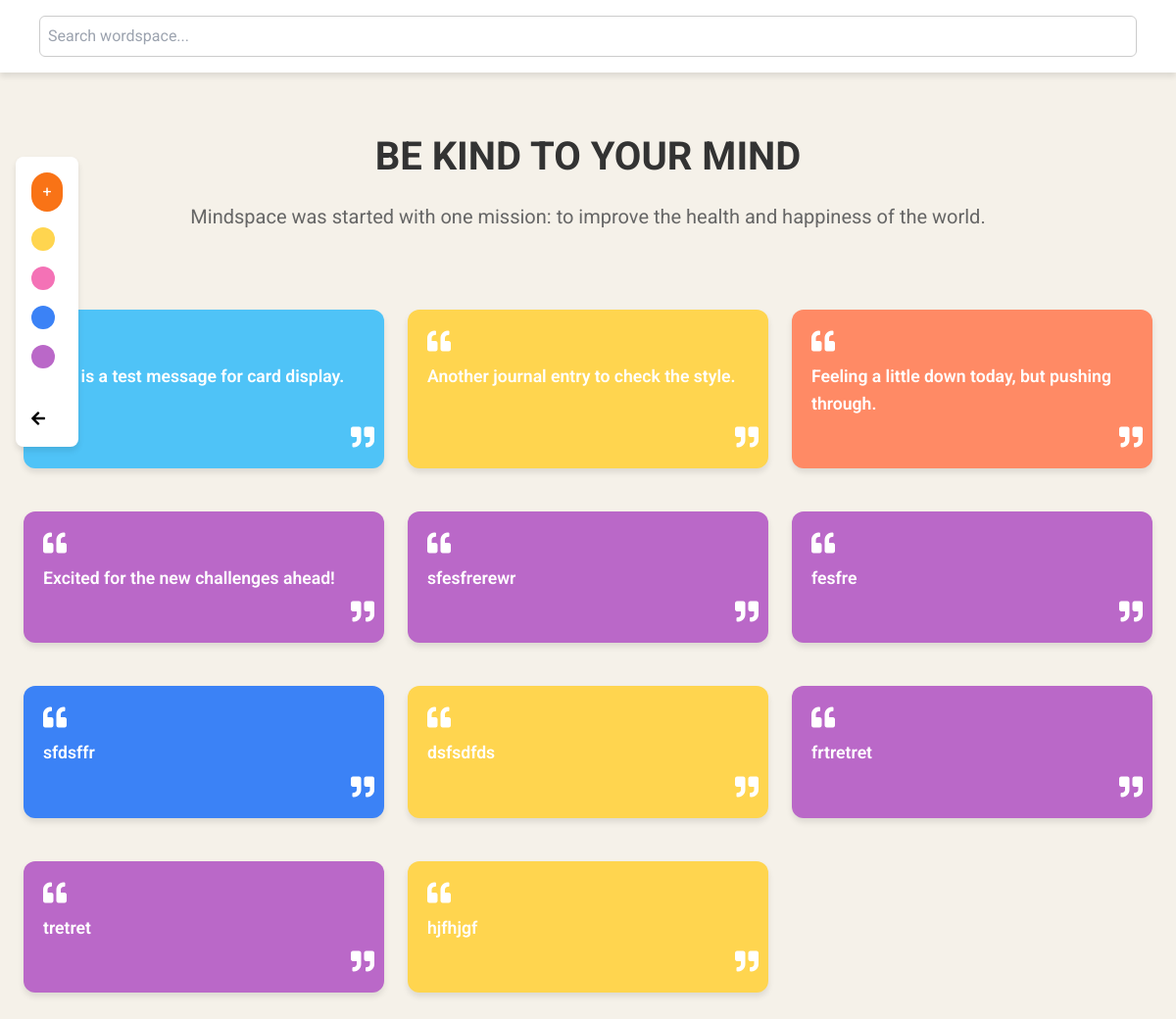
Before: /index.php/wordspace with the older database file.
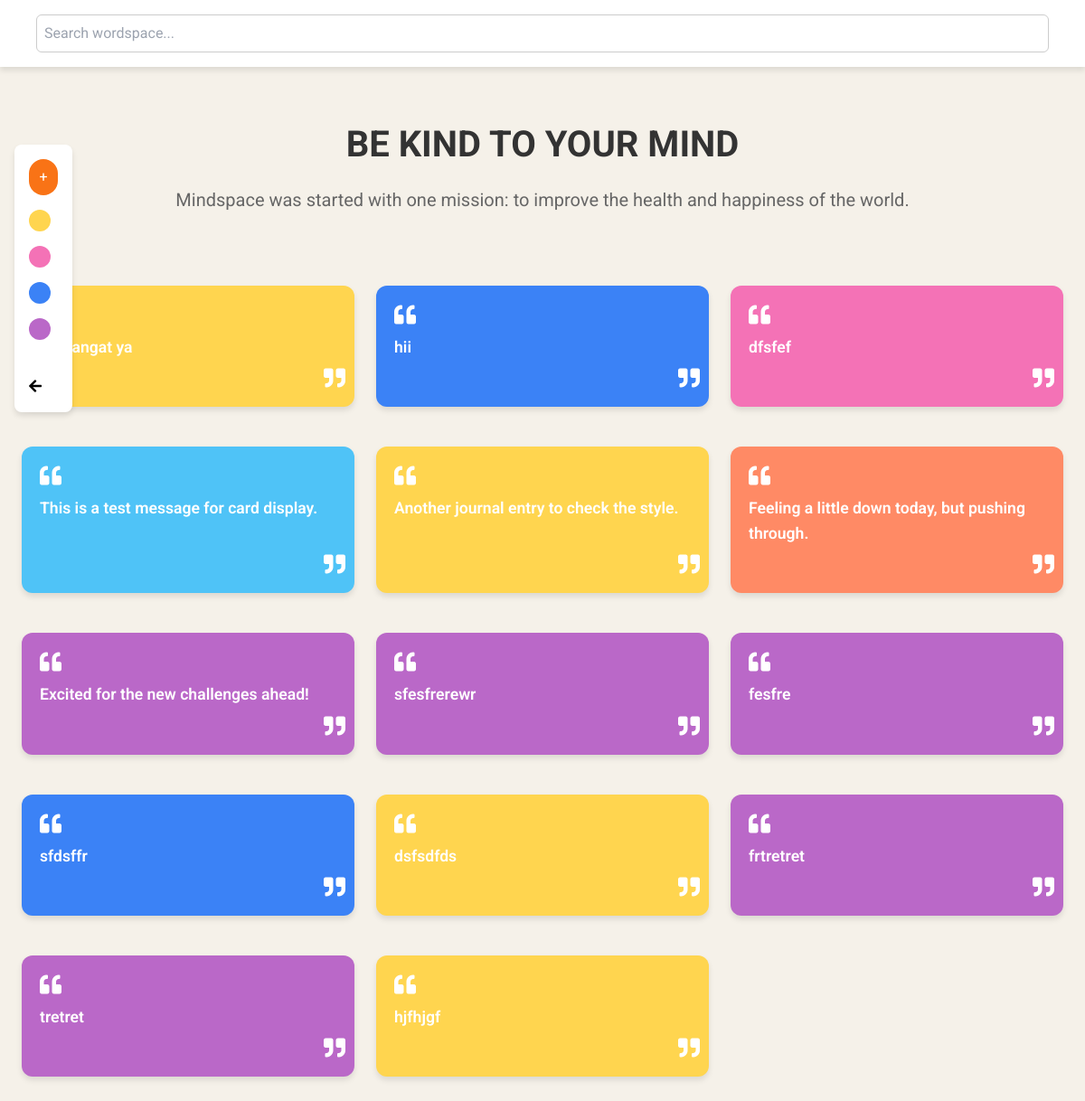
After: the same page with the newer database file.
### tables this page shows
CREATE TABLE `messages` (
  `message_id` int(11) NOT NULL,
  `user_id` int(11) NOT NULL,
  `content` text NOT NULL,
  `color` varchar(7) DEFAULT '#ffffff',
  `created_at` datetime DEFAULT current_timestamp(),
  `updated_at` datetime DEFAULT current_timestamp() ON UPDATE current_timestamp()
);

### application/controllers/Wordspace.php (called while the page is built, shortened)
<?php
class Wordspace extends CI_Controller
{
    public function __construct()
    {
        $this->load->helper('url');
        $this->load->model('Wordspace_model');
    }
    public function index()
    {
        $data['messages'] = $this->Wordspace_model->get_all_messages();
        $this->load->view('user/wordspace', $data);
    }
}

### index.php (called while the page is built, shortened)
<?php
require_once BASEPATH.'core/CodeIgniter.php';

### application/models/Wordspace_model.php (called while the page is built, shortened)
<?php
class Wordspace_model extends CI_Model
{
    public function get_all_messages()
    {
        return $this->db->order_by('created_at', 'DESC')->get('messages')->result_array();
    }
}

### application/views/user/wordspace.php (the view, shortened to what this page needs)
<!DOCTYPE html>
<html lang="en">
<head>
    <script src="https://cdn.tailwindcss.com"></script>
    <link href="https://cdnjs.cloudflare.com/ajax/libs/font-awesome/5.15.3/css/all.min.css" rel="stylesheet" />
    <link rel="stylesheet" href="<?php echo base_url('assets/css/wordspace.css'); ?>" />
</head>
<body>
    <div class="notes-header">
        <div class="search-bar">
            <input type="text" id="searchInput" class="search-input" placeholder="Search wordspace...">
        </div>
    </div>
    <aside class="sidebar">
        <button class="add-btn">+</button>
        <ul class="color-options">
            <li class="color yellow" onclick="showPopup('#ffd54f')"></li>
            <li class="color pink" onclick="showPopup('#f472b6')"></li>
            <li class="color blue" onclick="showPopup('#3b82f6')"></li>
            <li class="color purple" onclick="showPopup('#ba68c8')"></li>
            <li class="color white" onclick="showPopup('#ffffff')"></li>
        </ul>
        <div class="back-icon">
            <a href="<?= base_url('main') ?>" title="Kembali">
                <i class="fas fa-arrow-left"></i>
            </a>
        </div>
    </aside>
    <div class="hero">
        <h1 class="hero-title">BE KIND TO YOUR MIND</h1>
        <p class="hero-subtitle">
            Mindspace was started with one mission: to improve the health and happiness of the world.
        </p>
    </div>
    <main class="max-w-7xl mx-auto px-6 py-12">
        <div class="cards-grid grid grid-cols-1 sm:grid-cols-2 lg:grid-cols-3 gap-6" id="cardsGrid">
            <?php if (!empty($messages)) : ?>
                <?php foreach ($messages as $message) : ?>
                    <div class="note-card" style="background-color: <?php echo $message['color']; ?>" data-id="<?php echo $message['message_id']; ?>">
                        <i id="iconBefore" class="fas fa-quote-left"></i>
                        <p class="text-lg"><?php echo htmlspecialchars($message['content']); ?></p>
                        <i id="iconAfter" class="fas fa-quote-right"></i>
                    </div>
                <?php endforeach; ?>
            <?php else : ?>
                <p>No messages found. Start writing your first journal!</p>
            <?php endif; ?>
        </div>
    </main>
</body>
</html>

### assets/css/wordspace.css (style rules this page uses)
body { font-family: 'Roboto', sans-serif; background-color: #f5f1e9; }
.notes-header { background-color: white; padding: 1rem; box-shadow: 0 4px 6px rgba(0, 0, 0, 0.1); margin-bottom: 1.5rem; }
.search-bar { max-width: 1200px; margin-left: auto; margin-right: auto; padding-left: 1.5rem; padding-right: 1.5rem; }
.search-input { width: 100%; padding: 0.5rem; border-radius: 0.375rem; border: 1px solid #ccc; }
.hero { text-align: center; padding: 2rem 1rem; }
.hero-title { font-size: 2.5rem; font-weight: bold; color: #333; }
.hero-subtitle { margin-top: 1rem; font-size: 1.25rem; color: #666; }
.cards-grid { display: grid; gap: 2rem; grid-template-columns: repeat(auto-fit, minmax(300px, 1fr)); }
.sidebar { position: fixed; top: 10rem; left: 1rem; width: 4rem; background-color: white; padding: 1rem; border-radius: 0.5rem; box-shadow: 0 4px 6px rgba(0, 0, 0, 0.1); z-index: 50; }
.add-btn { background-color: #F97316; color: white; padding: 0.5rem; border-radius: 9999px; width: 100%; margin-bottom: 1rem; }
.color-options { display: flex; flex-direction: column; gap: 1rem; }
.color { width: 1.5rem; height: 1.5rem; border-radius: 9999px; cursor: pointer; }
.color.yellow { background-color: #ffd54f; }
.color.pink { background-color: #f472b6; }
.color.blue { background-color: #3b82f6; }
.color.purple { background-color: #ba68c8; }
.note-card { background-color: #F97316; border-radius: 12px; padding: 20px; margin-bottom: 20px; box-shadow: 0 4px 6px rgba(0, 0, 0, 0.1); position: relative; padding-bottom: 2rem; max-width: 100%; transition: transform 0.3s ease-in-out; }
#iconBefore { font-size: 24px; color: white; display: block; margin-bottom: 30px; }
#iconAfter { font-size: 24px; color: white; position: absolute; right: 10px; bottom: 20px; }
.note-card p { font-size: 1.1rem; font-weight: 600; color: white; word-wrap: break-word; white-space: normal; overflow: hidden; line-height: 1.6; position: relative; bottom :20px; }
.text-lg { font-size: 1.125rem; }

Changed rows visible on the page:
added messages: content "Semangat ya", color "#ffd54f" (drawn)
added messages: content "hii", color "#3b82f6" (drawn)
added messages: content "dfsfef", color "#f472b6" (drawn)
